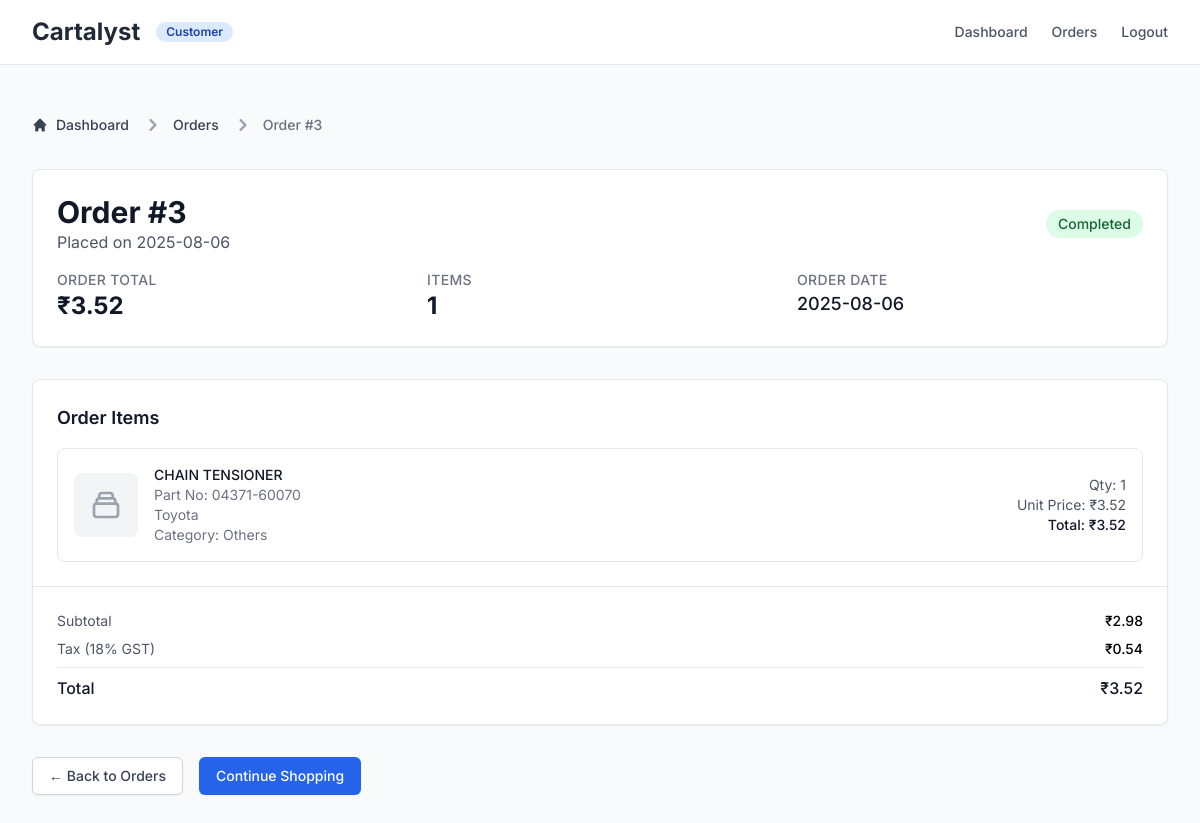
/order/3 (signed in), run on the app's committed database.
### tables this page shows
CREATE TABLE orders (
            id INTEGER PRIMARY KEY AUTOINCREMENT,
            user_id INTEGER NOT NULL,
            order_date TIMESTAMP DEFAULT CURRENT_TIMESTAMP,
            total_amount REAL NOT NULL,
            status TEXT DEFAULT 'pending',
            FOREIGN KEY (user_id) REFERENCES users (id)
        );

CREATE TABLE order_items (
            id INTEGER PRIMARY KEY AUTOINCREMENT,
            order_id INTEGER NOT NULL,
            part_no TEXT NOT NULL,
            quantity INTEGER NOT NULL,
            unit_price REAL NOT NULL,
            total_price REAL NOT NULL,
            FOREIGN KEY (order_id) REFERENCES orders (id)
        );

### app.py (the view)
@app.route('/order/<int:order_id>')
def order_detail(order_id):
    if 'user_role' not in session:
        return redirect(url_for('login'))
    username = 'customer' if session.get('user_role') == 'customer' else 'employee'
    user_id = get_user_id(username)
    if not user_id:
        flash('User not found.', 'error')
        return redirect(url_for('dashboard'))
    order_details = get_order_details(order_id, user_id)
    if not order_details:
        flash('Order not found.', 'error')
        return redirect(url_for('orders'))
    return render_template('order_detail.html', **order_details)

### app.py (called while the page is built)
def get_db_connection():
    conn = sqlite3.connect('parts.db')
    conn.row_factory = sqlite3.Row
    return conn

def get_user_id(username):
    conn = get_db_connection()
    user = conn.execute('SELECT id FROM users WHERE username = ?', (username,)).fetchone()
    conn.close()
    return user['id'] if user else None

def get_order_details(order_id, user_id):
    conn = get_db_connection()
    order = conn.execute('''
        SELECT * FROM orders WHERE id = ? AND user_id = ?
    ''', (order_id, user_id)).fetchone()
    if not order:
        conn.close()
        return None
    items = conn.execute('''
        SELECT oi.*, p.PartDescription, p.Category, p.VehicleMake
        FROM order_items oi
        JOIN parts p ON oi.part_no = p.PartNo
        WHERE oi.order_id = ?
        GROUP BY oi.part_no
        HAVING p.id = MAX(p.id)
    ''', (order_id,)).fetchall()
    conn.close()
    return {
        'order': dict(order),
        'items': [dict(item) for item in items]
    }

### templates/order_detail.html (shortened to what this page needs)
<!DOCTYPE html>
<html lang="en">
<head>
    <script src="https://cdn.tailwindcss.com"></script>
</head>
<body class="bg-gray-50">
    <header class="bg-white border-b border-gray-200">
        <div class="max-w-7xl mx-auto px-4 sm:px-6 lg:px-8">
            <div class="flex justify-between items-center h-16">
                <div class="flex items-center space-x-4">
                    <h1 class="text-2xl font-bold text-gray-800">Cartalyst</h1>
                    {% if session.get('user_role') == 'employee' %}
                    <span class="bg-green-100 text-green-800 text-xs font-semibold px-2.5 py-0.5 rounded-full">Employee</span>
                    {% else %}
                    <span class="bg-blue-100 text-blue-800 text-xs font-semibold px-2.5 py-0.5 rounded-full">Customer</span>
                    {% endif %}
                </div>
                <div class="flex items-center space-x-6">
                    <a href="{{ url_for('dashboard') }}" class="text-sm font-medium text-gray-600 hover:text-gray-900">Dashboard</a>
                    <a href="{{ url_for('orders') }}" class="text-sm font-medium text-gray-600 hover:text-gray-900">Orders</a>
                    <a href="{{ url_for('logout') }}" class="text-sm font-medium text-gray-600 hover:text-gray-900">Logout</a>
                </div>
            </div>
        </div>
    </header>
    <main class="max-w-7xl mx-auto px-4 sm:px-6 lg:px-8 py-12">
        <nav class="flex mb-8" aria-label="Breadcrumb">
            <ol class="inline-flex items-center space-x-1 md:space-x-3">
                <li class="inline-flex items-center">
                    <a href="{{ url_for('dashboard') }}" class="inline-flex items-center text-sm font-medium text-gray-700 hover:text-blue-600">
                        <svg class="w-4 h-4 mr-2" fill="currentColor" viewBox="0 0 20 20"><path d="M10.707 2.293a1 1 0 00-1.414 0l-7 7a1 1 0 001.414 1.414L4 10.414V17a1 1 0 001 1h2a1 1 0 001-1v-2a1 1 0 011-1h2a1 1 0 011 1v2a1 1 0 001 1h2a1 1 0 001-1v-6.586l.293.293a1 1 0 001.414-1.414l-7-7z"></path></svg>
                        Dashboard
                    </a>
                </li>
                <li>
                    <div class="flex items-center">
                        <svg class="w-6 h-6 text-gray-400" fill="currentColor" viewBox="0 0 20 20"><path fill-rule="evenodd" d="M7.293 14.707a1 1 0 010-1.414L10.586 10 7.293 6.707a1 1 0 011.414-1.414l4 4a1 1 0 010 1.414l-4 4a1 1 0 01-1.414 0z" clip-rule="evenodd"></path></svg>
                        <a href="{{ url_for('orders') }}" class="ml-1 text-sm font-medium text-gray-700 hover:text-blue-600 md:ml-2">Orders</a>
                    </div>
                </li>
                <li>
                    <div class="flex items-center">
                        <svg class="w-6 h-6 text-gray-400" fill="currentColor" viewBox="0 0 20 20"><path fill-rule="evenodd" d="M7.293 14.707a1 1 0 010-1.414L10.586 10 7.293 6.707a1 1 0 011.414-1.414l4 4a1 1 0 010 1.414l-4 4a1 1 0 01-1.414 0z" clip-rule="evenodd"></path></svg>
                        <span class="ml-1 text-sm font-medium text-gray-500 md:ml-2">Order #{{ order.id }}</span>
                    </div>
                </li>
            </ol>
        </nav>
        <div class="bg-white rounded-lg border border-gray-200 shadow-sm p-6 mb-8">
            <div class="flex items-center justify-between mb-4">
                <div>
                    <h1 class="text-3xl font-bold text-gray-900">Order #{{ order.id }}</h1>
                    <p class="text-gray-600">Placed on {{ order.order_date.split(' ')[0] if order.order_date else 'N/A' }}</p>
                </div>
                <div class="text-right">
                    <span class="inline-flex items-center px-3 py-1 rounded-full text-sm font-medium
                        {% if order.status == 'completed' %}bg-green-100 text-green-800
                        {% elif order.status == 'pending' %}bg-yellow-100 text-yellow-800
                        {% elif order.status == 'cancelled' %}bg-red-100 text-red-800
                        {% else %}bg-gray-100 text-gray-800{% endif %}">
                        {{ order.status.title() }}
                    </span>
                </div>
            </div>
            <div class="grid grid-cols-1 md:grid-cols-3 gap-6">
                <div>
                    <h3 class="text-sm font-medium text-gray-500 uppercase tracking-wide">Order Total</h3>
                    <p class="text-2xl font-bold text-gray-900">₹{{ "%.2f"|format(order.total_amount) }}</p>
                </div>
                <div>
                    <h3 class="text-sm font-medium text-gray-500 uppercase tracking-wide">Items</h3>
                    <p class="text-2xl font-bold text-gray-900">{{ items|length }}</p>
                </div>
                <div>
                    <h3 class="text-sm font-medium text-gray-500 uppercase tracking-wide">Order Date</h3>
                    <p class="text-lg font-medium text-gray-900">{{ order.order_date.split(' ')[0] if order.order_date else 'N/A' }}</p>
                </div>
            </div>
        </div>
        <div class="bg-white rounded-lg border border-gray-200 shadow-sm">
            <div class="p-6">
                <h2 class="text-lg font-semibold text-gray-900 mb-4">Order Items</h2>
                <div class="space-y-4">
                    {% for item in items %}
                    <div class="flex items-center space-x-4 p-4 border border-gray-200 rounded-lg">
                        <div class="flex-shrink-0">
                            <div class="w-16 h-16 bg-gray-100 rounded-lg flex items-center justify-center">
                            </div>
                        </div>
                        <div class="flex-1 min-w-0">
                            <h3 class="text-sm font-medium text-gray-900">{{ item.PartDescription }}</h3>
                            <p class="text-sm text-gray-500">Part No: {{ item.part_no }}</p>
                            {% if item.VehicleMake %}
                            <p class="text-sm text-gray-500">{{ item.VehicleMake }}</p>
                            {% endif %}
                            <p class="text-sm text-gray-500">Category: {{ item.Category }}</p>
                        </div>
                        <div class="text-right">
                            <p class="text-sm text-gray-600">Qty: {{ item.quantity }}</p>
                            <p class="text-sm text-gray-600">Unit Price: ₹{{ "%.2f"|format(item.unit_price) }}</p>
                            <p class="text-sm font-medium text-gray-900">Total: ₹{{ "%.2f"|format(item.total_price) }}</p>
                        </div>
                    </div>
                    {% endfor %}
                </div>
            </div>
            <div class="border-t border-gray-200 p-6">
                <div class="space-y-2">
                    <div class="flex justify-between text-sm">
                        <span class="text-gray-600">Subtotal</span>
                        <span class="font-medium">₹{{ "%.2f"|format(order.total_amount / 1.18) }}</span>
                    </div>
                    <div class="flex justify-between text-sm">
                        <span class="text-gray-600">Tax (18% GST)</span>
                        <span class="font-medium">₹{{ "%.2f"|format(order.total_amount - (order.total_amount / 1.18)) }}</span>
                    </div>
                    <div class="border-t border-gray-200 pt-2">
                        <div class="flex justify-between">
                            <span class="text-base font-medium text-gray-900">Total</span>
                            <span class="text-base font-medium text-gray-900">₹{{ "%.2f"|format(order.total_amount) }}</span>
                        </div>
                    </div>
                </div>
            </div>
        </div>
        <div class="mt-8 flex space-x-4">
            <a href="{{ url_for('orders') }}"
               class="inline-flex items-center px-4 py-2 border border-gray-300 rounded-md shadow-sm text-sm font-medium text-gray-700 bg-white hover:bg-gray-50">
                ← Back to Orders
            </a>
            <a href="{{ url_for('dashboard') }}"
               class="inline-flex items-center px-4 py-2 border border-transparent rounded-md shadow-sm text-sm font-medium text-white bg-blue-600 hover:bg-blue-700">
                Continue Shopping
            </a>
        </div>
    </main>
</body>
</html>

### templates/order_detail.html (style rules this page uses)
body { font-family: 'Inter', sans-serif; }

### data on the page
orders: id "3", order_date "2025-08-06", status "Completed", total_amount "3.52", order.total_amount/1.18 "2.98", order.total_amount-(order.total_amount/1.18) "0.54"
order_items: PartDescription "CHAIN TENSIONER", part_no "04371-60070", VehicleMake "Toyota", Category "Others", quantity "1", unit_price "3.52", total_price "3.52"

### other printed values
{{ items|length }} "1"
